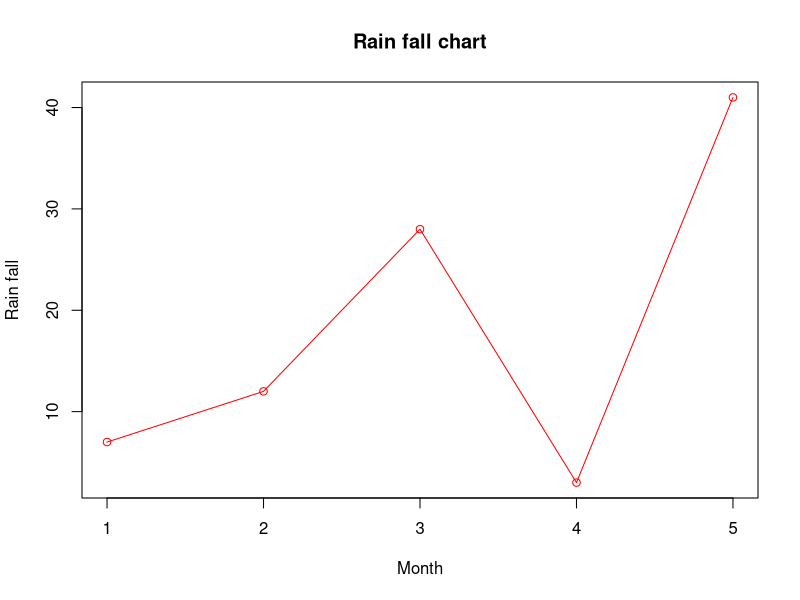

R code for this plot:
# Create the data for the chart.
v <- c(7,12,28,3,41)

# Plot the bar chart.
plot(v,type = "o", col = "red", xlab = "Month", ylab = "Rain fall",
     main = "Rain fall chart")

